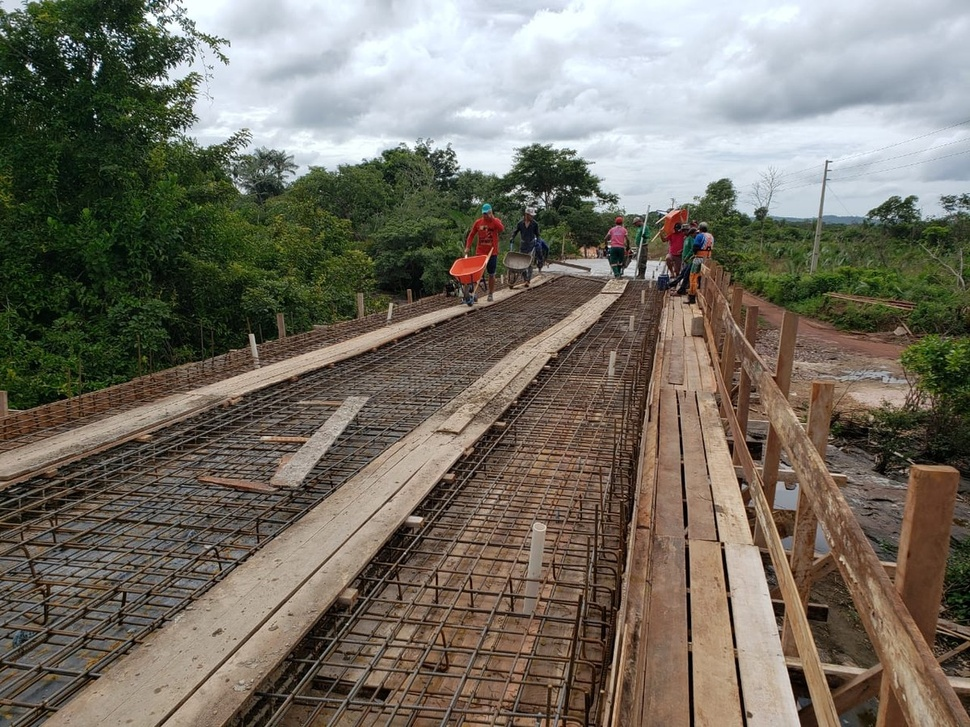
#> input picture src/entrada.jpg, 970 x 727 px, shrunk from 1200 x 900 before the run
$ python Atividade13.py
#> lines starting #> are read from the running program, lines starting #| are printed output that depends on the picture
import cv2
import numpy as np

imagem = cv2.imread("entrada.jpg")
#> imagem is the input picture: shape (727, 970, 3); mean B, G, R 100.1, 111.5, 116.9

#captura largura e altura (0, 1) img.shape[ vai do 0 até 1] =>
(alt, lar) = imagem.shape[:2]
#> alt = 727; lar = 970
centro = (alt//2, lar//2) # acha o centro
#> centro = (363, 485)

m = cv2.getRotationMatrix2D(centro, 30, 1.0) #30 graus
imgRotacionada = cv2.warpAffine(imagem, m, (lar, alt))
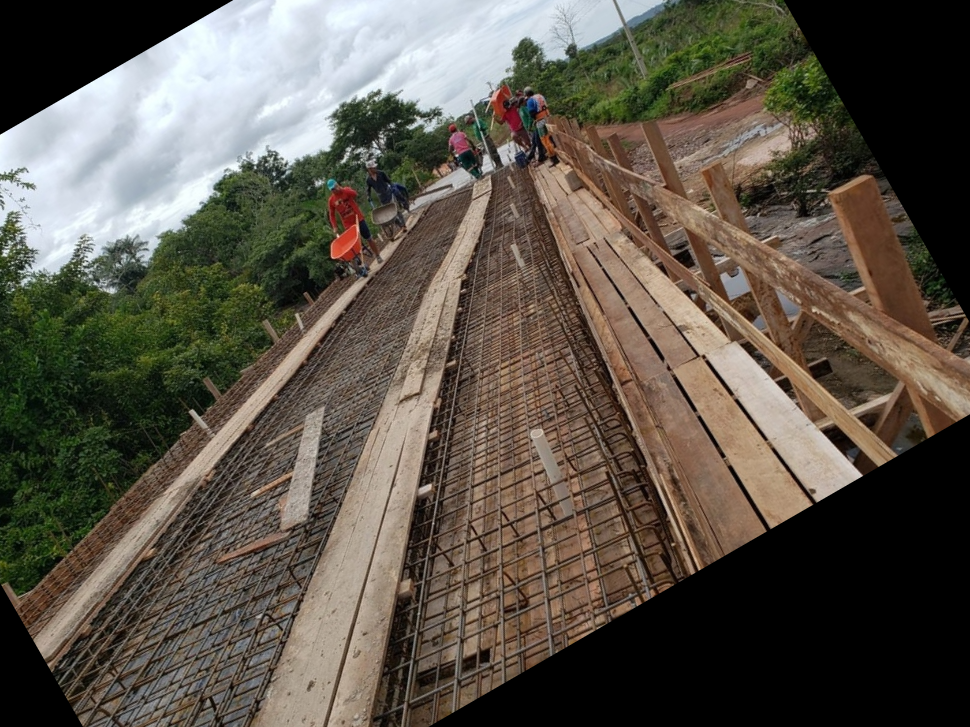
#> imgRotacionada: shape (727, 970, 3); mean B, G, R 74.1, 84.8, 91.7

cv2.imshow("Rotacionada", imgRotacionada)
cv2.waitKey(0)

$ run again, with src/Cris.jpg copied over src/entrada.jpg
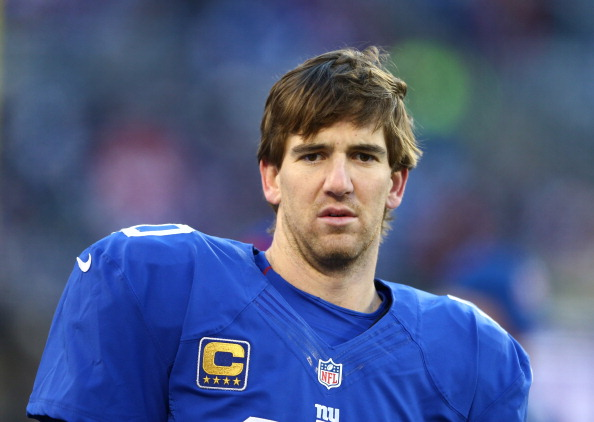
#> input picture src/Cris.jpg, 594 x 422 px
#> imagem is the input picture: shape (422, 594, 3); mean B, G, R 131.2, 89.4, 76.5
#> `imgRotacionada = cv2.warpAffine(imagem, m, (lar, alt))`:
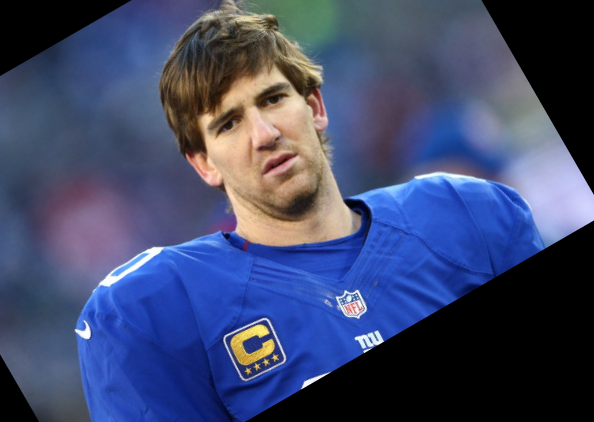
#> imgRotacionada: shape (422, 594, 3); mean B, G, R 108.4, 72.9, 63.6
